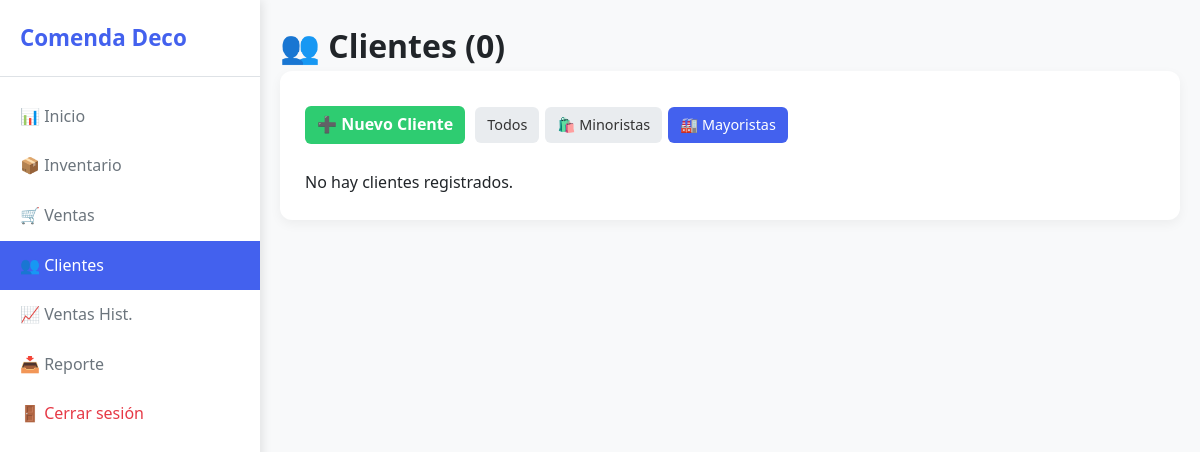
The app's page /clientes?tipo=1 (signed in), older data.
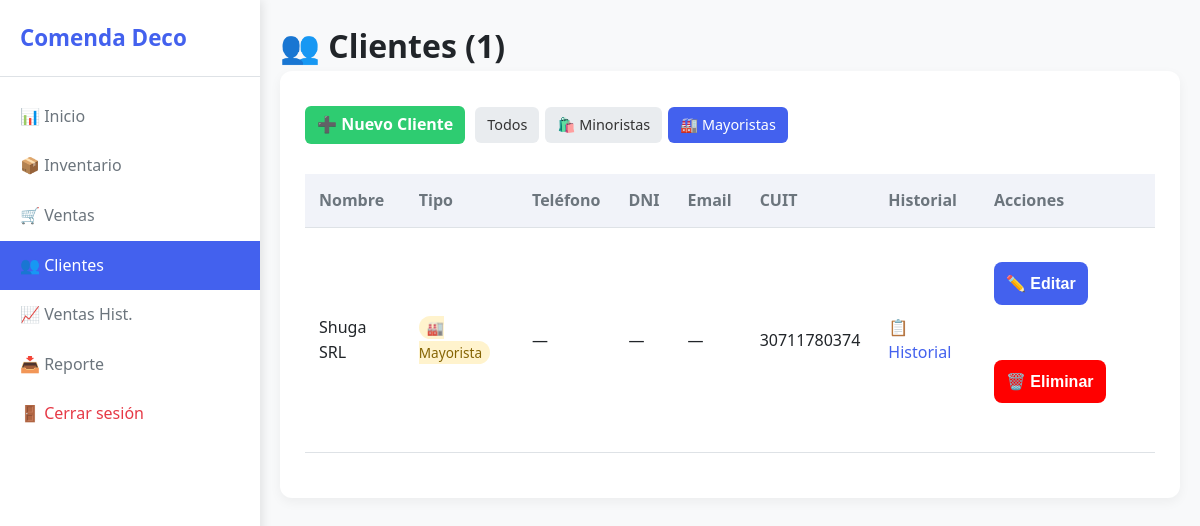
The same page, newer data.
### tables this page shows
CREATE TABLE clientes (
                    id INTEGER PRIMARY KEY AUTOINCREMENT,
                    nombre TEXT NOT NULL,
                    telefono TEXT, cuit TEXT, dni TEXT, email TEXT, tipo INTEGER DEFAULT 0);

### routes/clientes.py (the view)
@clientes_bp.route('/clientes')
@login_required
def clientes():
    page        = request.args.get('page', 1, type=int)
    tipo_filtro = request.args.get('tipo', '')  # '' | '0' | '1'
    conn        = get_conn()
    condicion = ""
    params    = []
    if tipo_filtro in ('0', '1'):
        condicion = "WHERE tipo = ?"
        params.append(int(tipo_filtro))
    total = conn.execute(f"SELECT COUNT(*) FROM clientes {condicion}", params).fetchone()[0]
    offset = (page - 1) * 20
    lista = conn.execute(
        f"SELECT * FROM clientes {condicion} ORDER BY nombre LIMIT 20 OFFSET ?",
        (*params, offset)
    ).fetchall()
    conn.close()
    total_pages = (total + 19) // 20
    return render_template('clientes.html', clientes=lista, page=page,
                           total_pages=total_pages, total=total,
                           tipo_filtro=tipo_filtro)

### models.py (called while the page is built)
def get_conn():
    conn = sqlite3.connect(DB_PATH)
    conn.row_factory = sqlite3.Row
    return conn

### routes/__init__.py (called while the page is built)
def login_required(f):
    @wraps(f)
    def decorated_function(*args, **kwargs):
        if 'user_id' not in session:
            return redirect(url_for('auth.login'))
        return f(*args, **kwargs)
    return decorated_function

### templates/clientes.html (shortened to what this page needs)
<!DOCTYPE html>
<html>
<head>
  <link rel="stylesheet" href="{{ url_for('static', filename='style.css') }}">
</head>
<body>
  <div class="layout">
    <div class="sidebar">
      <h2><span>Comenda Deco</span></h2>
      <a href="/"><span>📊 Inicio</span></a>
      <a href="/inventario"><span>📦 Inventario</span></a>
      <a href="/ventas"><span>🛒 Ventas</span></a>
      <a href="/clientes" class="active"><span>👥 Clientes</span></a>
      <a href="/ventas_historial"><span>📈 Ventas Hist.</span></a>
      <a href="/reporte/excel"><span>📥 Reporte</span></a>
      <a href="/logout" style="margin-top: auto; color: #e63946;"><span>🚪 Cerrar sesión</span></a>
    </div>
    <div class="main-content">
      <h1>👥 Clientes ({{ total }})</h1>
      <main>
        <div style="display: flex; gap: 10px; flex-wrap: wrap; align-items: center; margin-bottom: 16px;">
          <a href="/nuevo_cliente" class="back-link" style="background: #2ecc71; color: white; padding: 6px 12px; border-radius: 6px; text-decoration: none;">➕ Nuevo Cliente</a>
          <div style="display: flex; gap: 6px;">
            <a href="{{ url_for('clientes.clientes') }}"
               style="padding: 6px 12px; border-radius: 6px; text-decoration: none; font-size: 0.9em;
                      background: {{ '#4361ee' if tipo_filtro == '' else '#e9ecef' }};
                      color: {{ 'white' if tipo_filtro == '' else '#333' }};">
              Todos
            </a>
            <a href="{{ url_for('clientes.clientes', tipo=0) }}"
               style="padding: 6px 12px; border-radius: 6px; text-decoration: none; font-size: 0.9em;
                      background: {{ '#4361ee' if tipo_filtro == '0' else '#e9ecef' }};
                      color: {{ 'white' if tipo_filtro == '0' else '#333' }};">
              🛍️ Minoristas
            </a>
            <a href="{{ url_for('clientes.clientes', tipo=1) }}"
               style="padding: 6px 12px; border-radius: 6px; text-decoration: none; font-size: 0.9em;
                      background: {{ '#4361ee' if tipo_filtro == '1' else '#e9ecef' }};
                      color: {{ 'white' if tipo_filtro == '1' else '#333' }};">
              🏭 Mayoristas
            </a>
          </div>
        </div>
        {% if clientes %}
          <table>
            <thead>
              <tr>
                <th>Nombre</th>
                <th>Tipo</th>
                <th>Teléfono</th>
                <th>DNI</th>
                <th>Email</th>
                <th>CUIT</th>
                <th>Historial</th>
                <th>Acciones</th>
              </tr>
            </thead>
            <tbody>
              {% for c in clientes %}
              <tr>
                <td data-label="Nombre">{{ c['nombre'] }}</td>
                <td data-label="Tipo">
                  {% if c['tipo'] == 1 %}
                    <span style="background:#fff3cd; color:#856404; padding:2px 8px; border-radius:12px; font-size:0.85em;">🏭 Mayorista</span>
                  {% else %}
                    <span style="background:#d1ecf1; color:#0c5460; padding:2px 8px; border-radius:12px; font-size:0.85em;">🛍️ Minorista</span>
                  {% endif %}
                </td>
                <td data-label="Teléfono">{{ c['telefono'] or '—' }}</td>
                <td data-label="DNI">{{ c['dni'] or '—' }}</td>
                <td data-label="Email">{{ c['email'] or '—' }}</td>
                <td data-label="CUIT">{{ c['cuit'] or '—' }}</td>
                <td data-label="Historial">
                  <a href="/cliente/{{ c['id'] }}" style="color: #4361ee; text-decoration: none;">📋 Historial</a>
                </td>
                <td data-label="Acciones">
                  <form action="/editar_cliente/{{ c['id'] }}" method="get" style="display: inline-block;">
                    <button type="submit" class="btn-small btn-edit" style="background-color: #4361ee;">✏️ Editar</button>
                  </form>
                  <form action="/eliminar_cliente/{{ c['id'] }}" method="post" style="display: inline-block;">
                    <button type="submit" class="btn-small btn-delete" style="background-color: red;"
                      onclick="return confirm('¿Confirma que desea eliminar este cliente?');">🗑️ Eliminar</button>
                  </form>
                </td>
              </tr>
              {% endfor %}
            </tbody>
          </table>
        {% else %}
          <p>No hay clientes registrados.</p>
        {% endif %}
      </main>
    </div>
  </div>
</body>
</html>

### static/style.css (style rules this page uses)
:root { --primary: #4361ee; --primary-dark: #3a56d4; --success: #2ecc71; --danger: #e63946; --light: #f8f9fa; --dark: #212529; --gray: #6c757d; --border: #dee2e6; }
* { margin: 0; padding: 0; box-sizing: border-box; }
body { font-family: 'Segoe UI', Tahoma, Geneva, Verdana, sans-serif; background-color: var(--light); color: var(--dark); line-height: 1.6; }
main { background: white; border-radius: 12px; padding: 25px; box-shadow: 0 4px 12px rgba(0,0,0,0.05); }
h2 { margin-bottom: 20px; color: var(--dark); font-size: 1.6rem; }
form { margin: 20px 0; }
form input, form select, form button { width: 100%; padding: 12px; margin-bottom: 15px; border: 1px solid var(--border); border-radius: 8px; font-size: 1rem; }
form button { background: var(--primary); color: white; border: none; cursor: pointer; font-weight: 600; transition: background 0.3s; }
table { width: 100%; border-collapse: collapse; margin: 20px 0; }
table th, table td { padding: 14px; text-align: left; border-bottom: 1px solid var(--border); }
table th { background: #f1f3f9; font-weight: 600; color: var(--gray); }
.back-link { display: inline-block; margin: 10px 0; color: var(--primary); text-decoration: none; font-weight: 600; }
.layout { display: flex; min-height: 100vh; }
.sidebar { width: 260px; background: white; box-shadow: 2px 0 10px rgba(0,0,0,0.1); padding: 20px 0; position: fixed; top: 0; left: 0; height: 100vh; overflow-y: auto; z-index: 1000; transition: transform 0.3s ease; }
.sidebar h2 { padding: 0 20px 20px; font-size: 1.4rem; color: var(--primary); border-bottom: 1px solid var(--border); margin-bottom: 15px; }
.sidebar a { display: flex; align-items: center; padding: 12px 20px; text-decoration: none; color: var(--gray); transition: all 0.2s; }
.sidebar a:hover, .sidebar a.active { background: var(--primary); color: white; }
.main-content { flex: 1; margin-left: 260px; padding: 20px; }

Row changes from the older to the newer data that the page shows:
now on this page (row edited): clientes: nombre "Shuga SRL", tipo "🏭 Mayorista", telefono "—", dni "—", email "—", cuit "30711780374"
Text that changed along with them:
{{ total }}: "0" → "1"
text no longer shown: "No hay clientes registrados."
text now shown: "Nombre Tipo Teléfono DNI Email CUIT Historial Acciones"
